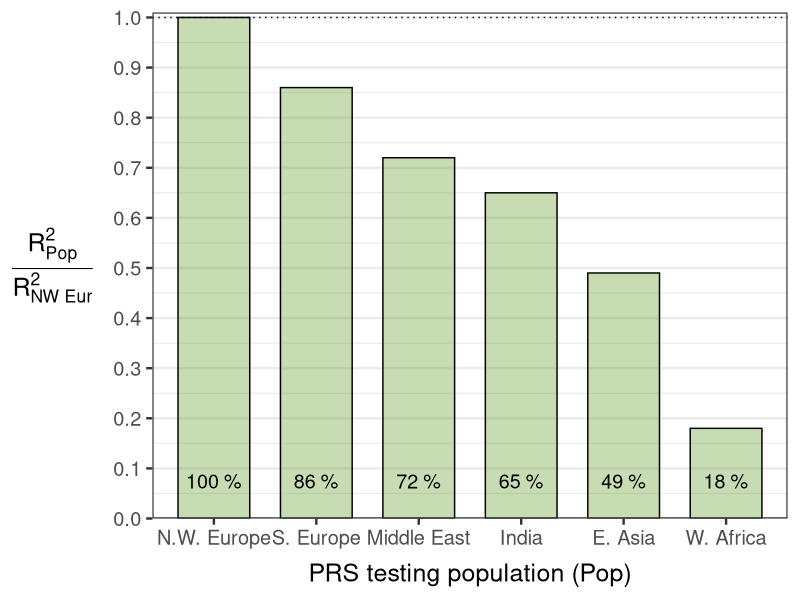

This figure's R source:
library(ggplot2)
library(dplyr)
res <- c("N.W. Europe" = 100, "S. Europe" = 86, "Middle East" = 72,
         "India" = 65, "E. Asia" = 49, "W. Africa" = 18) %>% 
  tibble::enframe() %>% 
  mutate(name = ordered(name, levels = name))
ggplot(res) +
  geom_col(aes(name, value / 100), color = "black", fill = "chartreuse4", alpha = 0.3,
           width = 0.7) +
  theme_bw(18) +
  # geom_text(aes(x = 5, y = 0.95, label = "Source: F. Privé et al, AJHG (2022)")) +
  geom_hline(yintercept = 1, linetype = 3) +
  labs(x = "PRS testing population (Pop)", 
       y = expression(frac(R[Pop]^2, R["NW Eur"]^2))) +
  theme(axis.title.x = element_text(margin = margin(t = 10)),
        axis.title.y = element_text(angle = 0, vjust = 0.5, margin = margin(r = 15)),
        panel.grid.major.x = element_blank()) +
  geom_text(aes(name, 0.075, label = paste0(value, " %")), size = 5) +
  scale_y_continuous(limits = c(0, 1.01), expand = c(0, 0), breaks = 0:10 / 10)

            
